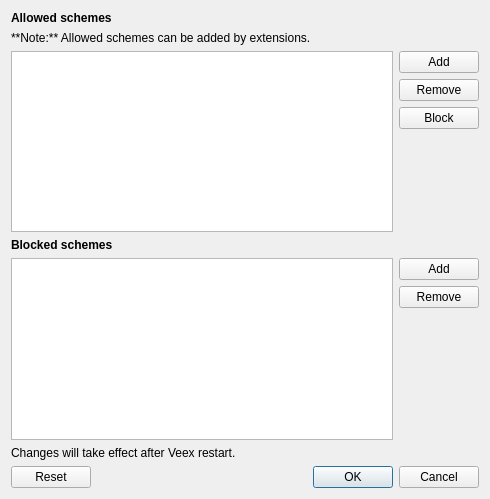
<?xml version="1.0" encoding="UTF-8"?>
<ui version="4.0">
 <class>SchemeManager</class>
 <widget class="QDialog" name="SchemeManager">
  <property name="geometry">
   <rect>
    <x>0</x>
    <y>0</y>
    <width>490</width>
    <height>499</height>
   </rect>
  </property>
  <property name="windowTitle">
   <string>Custom scheme manager</string>
  </property>
  <layout class="QVBoxLayout" name="verticalLayout">
   <item>
    <widget class="QLabel" name="label">
     <property name="font">
      <font>
       <weight>75</weight>
       <bold>true</bold>
      </font>
     </property>
     <property name="text">
      <string>Allowed schemes</string>
     </property>
    </widget>
   </item>
   <item>
    <widget class="QLabel" name="label_3">
     <property name="text">
      <string>**Note:** Allowed schemes can be added by extensions.</string>
     </property>
     <property name="textFormat">
      <enum>Qt::MarkdownText</enum>
     </property>
    </widget>
   </item>
   <item>
    <layout class="QHBoxLayout" name="horizontalLayout">
     <item>
      <widget class="QListWidget" name="allowedList">
       <property name="sortingEnabled">
        <bool>true</bool>
       </property>
      </widget>
     </item>
     <item>
      <layout class="QVBoxLayout" name="verticalLayout_2">
       <item>
        <widget class="QPushButton" name="allowedAddButton">
         <property name="text">
          <string>Add</string>
         </property>
        </widget>
       </item>
       <item>
        <widget class="QPushButton" name="allowedRemoveButton">
         <property name="text">
          <string>Remove</string>
         </property>
        </widget>
       </item>
       <item>
        <widget class="QPushButton" name="blockButton">
         <property name="text">
          <string>Block</string>
         </property>
        </widget>
       </item>
       <item>
        <spacer name="verticalSpacer">
         <property name="orientation">
          <enum>Qt::Vertical</enum>
         </property>
         <property name="sizeHint" stdset="0">
          <size>
           <width>20</width>
           <height>40</height>
          </size>
         </property>
        </spacer>
       </item>
      </layout>
     </item>
    </layout>
   </item>
   <item>
    <widget class="QLabel" name="label_2">
     <property name="font">
      <font>
       <weight>75</weight>
       <bold>true</bold>
      </font>
     </property>
     <property name="text">
      <string>Blocked schemes</string>
     </property>
    </widget>
   </item>
   <item>
    <layout class="QHBoxLayout" name="horizontalLayout_2">
     <item>
      <widget class="QListWidget" name="blockedList">
       <property name="sortingEnabled">
        <bool>true</bool>
       </property>
      </widget>
     </item>
     <item>
      <layout class="QVBoxLayout" name="verticalLayout_3">
       <item>
        <widget class="QPushButton" name="blockedAddButton">
         <property name="text">
          <string>Add</string>
         </property>
        </widget>
       </item>
       <item>
        <widget class="QPushButton" name="blockedRemoveButton">
         <property name="text">
          <string>Remove</string>
         </property>
        </widget>
       </item>
       <item>
        <spacer name="verticalSpacer_2">
         <property name="orientation">
          <enum>Qt::Vertical</enum>
         </property>
         <property name="sizeHint" stdset="0">
          <size>
           <width>20</width>
           <height>40</height>
          </size>
         </property>
        </spacer>
       </item>
      </layout>
     </item>
    </layout>
   </item>
   <item>
    <widget class="QLabel" name="label_4">
     <property name="text">
      <string>Changes will take effect after Veex restart.</string>
     </property>
    </widget>
   </item>
   <item>
    <widget class="QDialogButtonBox" name="buttonBox">
     <property name="orientation">
      <enum>Qt::Horizontal</enum>
     </property>
     <property name="standardButtons">
      <set>QDialogButtonBox::Cancel|QDialogButtonBox::Ok|QDialogButtonBox::Reset</set>
     </property>
    </widget>
   </item>
  </layout>
 </widget>
 <tabstops>
  <tabstop>allowedList</tabstop>
  <tabstop>allowedAddButton</tabstop>
  <tabstop>allowedRemoveButton</tabstop>
  <tabstop>blockButton</tabstop>
  <tabstop>blockedList</tabstop>
  <tabstop>blockedAddButton</tabstop>
  <tabstop>blockedRemoveButton</tabstop>
 </tabstops>
 <resources/>
 <connections>
  <connection>
   <sender>buttonBox</sender>
   <signal>rejected()</signal>
   <receiver>SchemeManager</receiver>
   <slot>reject()</slot>
   <hints>
    <hint type="sourcelabel">
     <x>302</x>
     <y>475</y>
    </hint>
    <hint type="destinationlabel">
     <x>404</x>
     <y>413</y>
    </hint>
   </hints>
  </connection>
 </connections>
</ui>
